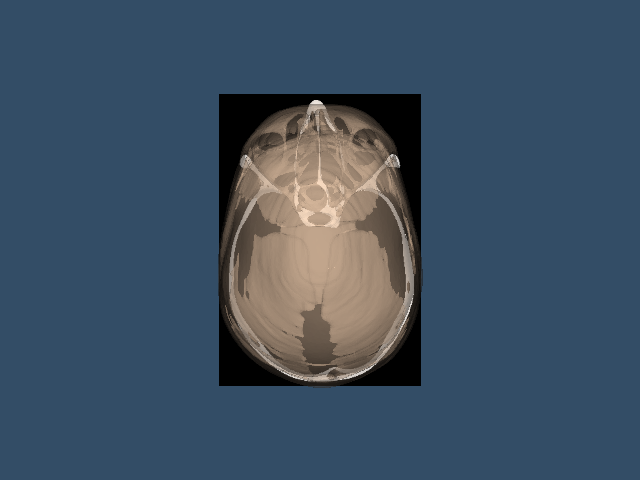

Write the Python code that produced this figure.
#!/usr/bin/env python

# Read an STL mesh, voxelize it into a binary stencil mask, write the
# mask to a VTK XML ImageData (.vti) file, read it back, and visualize
# the center slice alongside the original mesh.

import os
from pathlib import Path

# Factory overrides: importing these modules registers the OpenGL rendering
# and interaction style implementations for vtkRenderingCore factory classes.
import vtkmodules.vtkInteractionStyle  # noqa: F401
import vtkmodules.vtkRenderingOpenGL2  # noqa: F401
# VTK pipeline classes used in this example
from vtkmodules.vtkCommonDataModel import vtkImageData
from vtkmodules.vtkIOGeometry import vtkSTLReader
from vtkmodules.vtkIOXML import vtkXMLImageDataReader, vtkXMLImageDataWriter
from vtkmodules.vtkImagingStencil import (
    vtkImageStencil,
    vtkPolyDataToImageStencil,
)
from vtkmodules.vtkRenderingCore import (
    vtkActor,
    vtkImageActor,
    vtkPolyDataMapper,
    vtkRenderWindow,
    vtkRenderWindowInteractor,
    vtkRenderer,
)

# Colors (normalized RGB)
mesh_rgb = (1.0, 0.855, 0.725)
background_rgb = (0.200, 0.302, 0.400)

# Data directory: defaults to the folder containing this script
data_dir = Path(os.environ.get("VPE_DATA_DIR", Path(__file__).parent))

# Reader: load the STL mesh
stl_reader = vtkSTLReader()
stl_reader.SetFileName(str(data_dir / "headMesh.stl"))
stl_reader.Update()
mesh = stl_reader.GetOutput()
bounds = mesh.GetBounds()

# Blank image: create an empty volume covering the mesh bounds with padding
voxel_spacing = 0.5
pixel_padding = 5
origin_shift = pixel_padding * voxel_spacing
spacing = [voxel_spacing, voxel_spacing, voxel_spacing]
origin = [bounds[0] - origin_shift,
          bounds[2] - origin_shift,
          bounds[4] - origin_shift]
extent = [0, int((bounds[1] - bounds[0]) / voxel_spacing) + 2 * pixel_padding,
          0, int((bounds[3] - bounds[2]) / voxel_spacing) + 2 * pixel_padding,
          0, int((bounds[5] - bounds[4]) / voxel_spacing) + 2 * pixel_padding]

blank_image = vtkImageData()
blank_image.SetSpacing(spacing)
blank_image.SetOrigin(origin)
blank_image.SetExtent(extent)
blank_image.AllocateScalars(3, 1)  # VTK_UNSIGNED_CHAR, 1 component
blank_image.GetPointData().GetScalars().Fill(0)

# Stencil: convert the polydata surface into a voxel stencil
poly_to_stencil = vtkPolyDataToImageStencil()
poly_to_stencil.SetInputData(mesh)
poly_to_stencil.SetOutputSpacing(spacing)
poly_to_stencil.SetOutputOrigin(origin)
poly_to_stencil.SetOutputWholeExtent(extent)

# Image stencil: apply the stencil to the blank image to create a binary mask
stencil = vtkImageStencil()
stencil.SetInputData(blank_image)
stencil.SetStencilConnection(poly_to_stencil.GetOutputPort())
stencil.ReverseStencilOn()
stencil.SetBackgroundValue(255)
stencil.Update()

# Writer: save the voxelized mask to a VTK XML ImageData file
vti_file = str(data_dir / "ReadSTLWriteXMLImageData.vti")
writer = vtkXMLImageDataWriter()
writer.SetFileName(vti_file)
writer.SetInputData(stencil.GetOutput())
writer.Write()

# Reader: read back the written VTI file
vti_reader = vtkXMLImageDataReader()
vti_reader.SetFileName(vti_file)
vti_reader.Update()

# Mapper: map the original mesh for overlay
mapper = vtkPolyDataMapper()
mapper.SetInputConnection(stl_reader.GetOutputPort())

# Actor: assign the mapped geometry with a semi-transparent appearance
actor = vtkActor()
actor.SetMapper(mapper)
actor.GetProperty().SetColor(mesh_rgb)
actor.GetProperty().SetOpacity(0.3)

# Image actor: display the center Z-slice of the read-back voxelized mask
read_back = vti_reader.GetOutput()
rb_extent = read_back.GetExtent()
mid_z = (rb_extent[4] + rb_extent[5]) // 2
image_actor = vtkImageActor()
image_actor.GetMapper().SetInputData(read_back)
image_actor.SetDisplayExtent(rb_extent[0], rb_extent[1],
                             rb_extent[2], rb_extent[3],
                             mid_z, mid_z)

# Renderer: assemble the scene and configure the camera
renderer = vtkRenderer()
renderer.AddActor(actor)
renderer.AddActor(image_actor)
renderer.SetBackground(background_rgb)

# Window: display the rendered scene
render_window = vtkRenderWindow()
render_window.AddRenderer(renderer)
render_window.SetWindowName("read stl write xml imagedata")
render_window.SetMultiSamples(0)
render_window.SetSize(640, 480)

# Interactor: handle mouse and keyboard events
render_window_interactor = vtkRenderWindowInteractor()
render_window_interactor.SetRenderWindow(render_window)

# Scene: configure the camera
renderer.ResetCamera()

render_window_interactor.Initialize()
render_window_interactor.Start()
